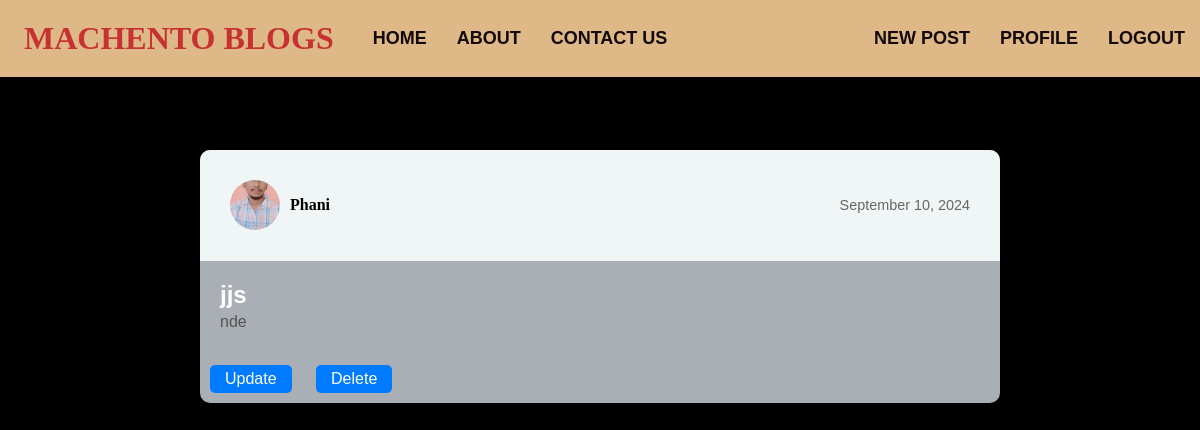
Page /post/7/ (signed in) on the committed database.
### blog/models.py (models this page shows, shortened)
class post(models.Model):
    title = models.CharField(max_length=100)
    content = models.TextField()
    date_posted = models.DateTimeField(default = timezone.now)
    author = models.ForeignKey(User, on_delete = models.CASCADE)

### user/models.py (models this page shows, shortened)
class Profile(models.Model):
    user = models.OneToOneField(User, on_delete=models.CASCADE)
    image = models.ImageField(default='default.jpg', upload_to='profile_pics')

### blog/views.py (the view)
# urls.py: path('post/<int:pk>/', PostDetailView.as_view(), name='post-detail'),
class PostDetailView(DetailView):
    model = post

### blog/templates/blog/post_detail.html (shortened to what this page needs)
{% extends "blog/base.html" %}
{% block content %}
    <div class = "blog-post">
      <div class = "post-header">
        <div class = "user-info">
          <img src = "{{ object.author.profile.image.url }}" alt = "User Image" class = "user-image">
          <span class = "user-name"><b>{{ object.author }}</b></span>
        </div>
        <div class = "post-date">
          <p>{{ object.date_posted|date:"F d, Y" }}</p>
        </div>
      </div>
      <div class = "post-content">
        <h2>{{ object.title }}</h2>
        <p>{{ object.content }}</p>
      </div>
      {% if object.author == user %}
        <div class = "post-modify">
          <a href = "{% url 'post-update' object.id %}"> Update </a>
          <a href = "{% url 'post-delete' object.id %}"> Delete </a>
        </div>
      {% endif %}
    </div>
{% endblock content %}

### blog/static/blog/main.css (style rules this page uses)
* { padding: 0; margin: 0; box-sizing: border-box; }
body { font-family: 'Franklin Gothic Medium', 'Arial Narrow', Arial, sans-serif; background-color: black; }

### blog/templates/blog/post_detail.html (style rules this page uses)
.blog-post { background-color: rgba(240, 248, 255, 0.705); border-radius: 10px; box-shadow: 0 4px 8px rgba(0, 0, 0, 0.1); overflow: hidden; margin: 50px auto; max-width: 800px; }
.post-header { display: flex; justify-content: space-between; align-items: center; padding: 30px; background-color: rgb(240, 245, 245); border-bottom: 1px solid #f5f2f2; }
.user-info { display: flex; align-items: center; }
.user-image { border-radius: 50%; width: 50px; height: 50px; object-fit: cover; margin-right: 10px; }
.user-name { font-family:Cambria, Cochin, Georgia, Times, 'Times New Roman', serif; font-weight: bold; color:black; text-transform: capitalize; }
.post-date p { font-size: 0.9em; color: #666; margin: 0; }
.post-content { padding: 20px; }
.post-content p { color: #555; line-height: 1.6; }
.post-modify a { display: inline-block; margin: 10px; padding: 5px 15px; text-decoration: none; background-color: #007bff; color: white; border-radius: 5px; transition: background-color 0.3s ease; }

### rows in the picture
post: author.profile.image (picture), author "Phani", date_posted "September 10, 2024", title "jjs", content "nde"
